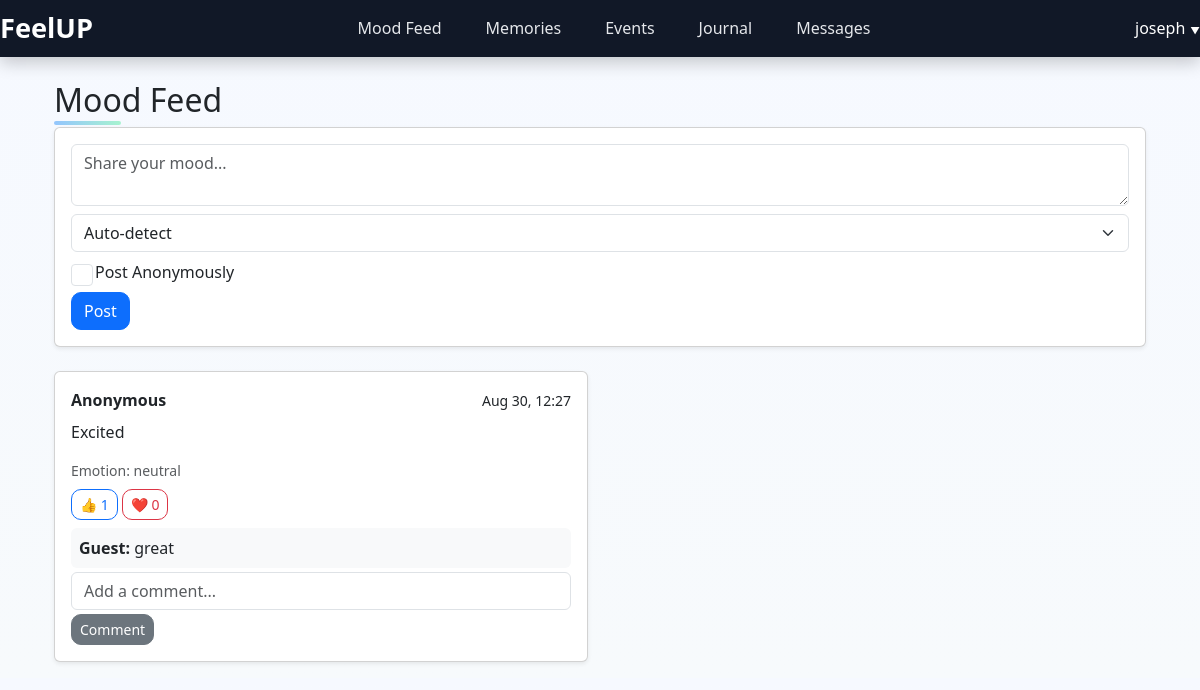
Screenshot of /mood (signed in) with the database file from the repository.
### app.py (models this page shows, shortened)
class User(db.Model):
    id = db.Column(db.Integer, primary_key=True)
    name = db.Column(db.String(120))
    email = db.Column(db.String(150), unique=True, nullable=False)
    password_hash = db.Column(db.String(200), nullable=False)
    created_at = db.Column(db.DateTime, default=datetime.utcnow)

class MoodPost(db.Model):
    id = db.Column(db.Integer, primary_key=True)
    user_id = db.Column(db.Integer, db.ForeignKey('user.id'), nullable=True)
    username = db.Column(db.String(120))
    content = db.Column(db.Text, nullable=False)
    emotion = db.Column(db.String(50))
    anonymous = db.Column(db.Boolean, default=False)
    created_at = db.Column(db.DateTime, default=datetime.utcnow)
    reactions = db.Column(db.PickleType, default=dict)
    comments = db.relationship('Comment', backref='mood', cascade="all, delete-orphan")
    likes = db.relationship('Like', backref='mood', cascade="all, delete-orphan")

class Comment(db.Model):
    id = db.Column(db.Integer, primary_key=True)
    mood_id = db.Column(db.Integer, db.ForeignKey('mood_post.id'))
    user = db.Column(db.String(120))
    text = db.Column(db.Text)
    created_at = db.Column(db.DateTime, default=datetime.utcnow)

### app.py (the view, shortened to what this page needs)
@app.route('/mood', methods=['GET','POST'])
def mood_feed():
    user = current_user()
    moods = MoodPost.query.order_by(MoodPost.created_at.desc()).all()
    return render_template('mood_feed.html', moods=moods, user=user)

### app.py (called while the page is built)
def current_user():
    uid = session.get('user_id')
    if uid:
        return User.query.get(uid)
    return None

### templates/mood_feed.html (shortened to what this page needs)
{% extends "base.html" %}
{% block content %}
<div class="container mt-4">
  <h2>Mood Feed</h2>
  <div class="card p-3 mb-4 shadow-sm">
    <form method="POST">
      <textarea name="content" class="form-control mb-2" placeholder="Share your mood..." required></textarea>
      <select name="emotion" class="form-select mb-2">
        <option value="">Auto-detect</option>
      </select>
      <div class="form-check mb-2">
        <input type="checkbox" class="form-check-input" name="anonymous" id="anonCheck">
        <label class="form-check-label" for="anonCheck">Post Anonymously</label>
      </div>
      <button class="btn btn-primary">Post</button>
    </form>
  </div>
  <div class="row">
    {% for mood in moods %}
    <div class="col-md-6 mb-3">
      <div class="card p-3 shadow-sm">
        <div class="d-flex justify-content-between align-items-center mb-2">
          <strong>{{ mood.username }}</strong>
          <small>{{ mood.created_at.strftime('%b %d, %H:%M') }}</small>
        </div>
        <p>{{ mood.content }}</p>
        <small class="text-muted">Emotion: {{ mood.emotion }}</small>
        <div class="mt-2 d-flex justify-content-between align-items-center">
          <div>
            <form method="POST" action="{{ url_for('react_to_mood', post_id=mood.id, emoji='👍') }}" style="display:inline;">
              <button class="btn btn-sm btn-outline-primary">👍 {{ mood.reactions.get('👍',0) }}</button>
            </form>
            <form method="POST" action="{{ url_for('react_to_mood', post_id=mood.id, emoji='❤️') }}" style="display:inline;">
              <button class="btn btn-sm btn-outline-danger">❤️ {{ mood.reactions.get('❤️',0) }}</button>
            </form>
          </div>
        </div>
        <div class="mt-2">
          {% for c in mood.comments %}
          <div class="p-2 mb-1 bg-light rounded">
            <strong>{{ c.user }}:</strong> {{ c.text }}
          </div>
          {% endfor %}
          <form method="POST" action="{{ url_for('comment_post', post_id=mood.id) }}">
            <input type="text" name="comment" class="form-control mb-1" placeholder="Add a comment..." required>
            <button class="btn btn-sm btn-secondary">Comment</button>
          </form>
        </div>
      </div>
    </div>
    {% endfor %}
  </div>
</div>
{% endblock %}

### templates/navbar.html (shortened to what this page needs)
<nav class="navbar">
  <div class="nav-left d-flex align-items-center gap-2">
    <a href="{{ url_for('dashboard') }}" class="brand">FeelUP</a>
  </div>
  <div class="nav-center">
    <a href="{{ url_for('mood_feed') }}" class="nav-item">Mood Feed</a>
    <a href="{{ url_for('memory') }}" class="nav-item">Memories</a>
    <a href="{{ url_for('events') }}" class="nav-item">Events</a>
    <a href="{{ url_for('journal') }}" class="nav-item">Journal</a>
    <a href="{{ url_for('messages') }}" class="nav-item">Messages</a>
  </div>
  <div class="nav-right">
    {% if user %}
    <div class="profile-dropdown">
      <span class="profile-name">{{ user.name }}</span>
    </div>
    {% else %}
    <a href="{{ url_for('index') }}" class="nav-item">Login</a>
    <a href="{{ url_for('register') }}" class="nav-item">Register</a>
    {% endif %}
  </div>
</nav>

### static/style.css (style rules this page uses)
body { font-family: 'Segoe UI', Tahoma, Geneva, Verdana, sans-serif; background: linear-gradient(180deg, #f6f9ff 0%, #f7fafc 100%); margin: 0; padding: 0; color: #111827; }
h2 { font-weight: 600; margin-bottom: 20px; }
.container h2, main h2 { position: relative; display: inline-block; }
.container h2::after, main h2::after { content: ""; position: absolute; left: 0; bottom: -6px; width: 40%; height: 4px; border-radius: 4px; background: linear-gradient(90deg, #93c5fd, #a7f3d0); }
.navbar { display: flex; justify-content: space-between; align-items: center; padding: 12px 30px; background: #111827; color: white; box-shadow: 0 6px 16px rgba(0,0,0,0.2); position: sticky; top: 0; z-index: 100; }
.nav-left .brand { font-size: 1.7em; font-weight: bold; color: white; text-decoration: none; }
.nav-center { display: flex; gap: 20px; }
.nav-center .nav-item { text-decoration: none; color: #e5e7eb; font-weight: 500; padding: 8px 12px; border-radius: 8px; transition: 0.2s ease-in-out; }
.nav-right { display: flex; align-items: center; gap: 15px; position: relative; }
.profile-dropdown { cursor: pointer; position: relative; }
.profile-name::after { content: "▼"; font-size: 0.6em; margin-left: 5px; }
.btn { border-radius: 10px !important; transition: transform 0.2s ease, box-shadow 0.2s ease; }
.card { border-radius: 14px; border: 1px solid #e5e7eb; box-shadow: 0 6px 18px rgba(0,0,0,0.08); transition: box-shadow 0.2s ease, transform 0.2s ease; }
form textarea, form input, form select { border-radius: 12px; padding: 10px; border: 1px solid #e5e7eb; transition: 0.2s ease-in-out; }

### rows the page displays
User: name "joseph"
MoodPost: username "Anonymous", created_at "Aug 30, 12:27", content "Excited", emotion "neutral", reactions.get "1", reactions.get "0"
Comment: user "Guest", text "great"
